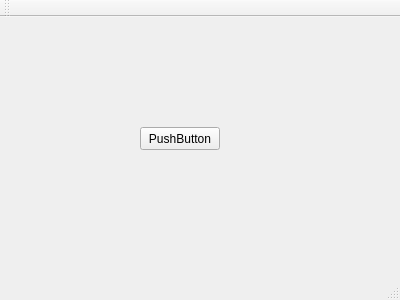
<?xml version="1.0" encoding="UTF-8"?>
<ui version="4.0">
 <class>MainWindow</class>
 <widget class="QMainWindow" name="MainWindow">
  <property name="geometry">
   <rect>
    <x>0</x>
    <y>0</y>
    <width>400</width>
    <height>300</height>
   </rect>
  </property>
  <property name="windowTitle">
   <string>MainWindow</string>
  </property>
  <widget class="QWidget" name="centralWidget">
   <widget class="QPushButton" name="pushButton">
    <property name="geometry">
     <rect>
      <x>140</x>
      <y>110</y>
      <width>80</width>
      <height>23</height>
     </rect>
    </property>
    <property name="text">
     <string>PushButton</string>
    </property>
   </widget>
  </widget>
  <widget class="QMenuBar" name="menuBar">
   <property name="geometry">
    <rect>
     <x>0</x>
     <y>0</y>
     <width>400</width>
     <height>20</height>
    </rect>
   </property>
  </widget>
  <widget class="QToolBar" name="mainToolBar">
   <attribute name="toolBarArea">
    <enum>TopToolBarArea</enum>
   </attribute>
   <attribute name="toolBarBreak">
    <bool>false</bool>
   </attribute>
  </widget>
  <widget class="QStatusBar" name="statusBar"/>
 </widget>
 <layoutdefault spacing="6" margin="11"/>
 <resources/>
 <connections/>
</ui>
